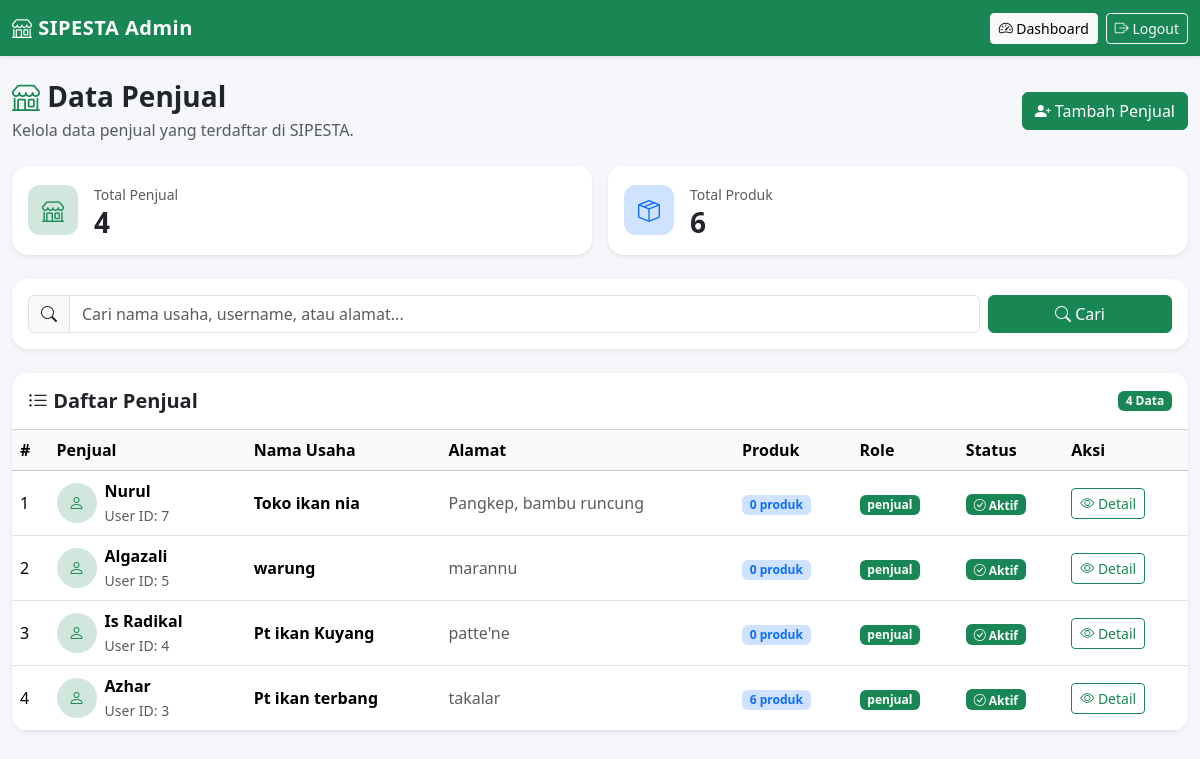
The page /admin/penjual.php (signed in) on the database its author committed.
### tables this page shows
CREATE TABLE `penjual` (
  `id` int(11) NOT NULL,
  `user_id` int(11) NOT NULL,
  `nama` varchar(100) NOT NULL,
  `no_hp` varchar(20) DEFAULT NULL,
  `alamat` text DEFAULT NULL,
  `nama_usaha` varchar(150) DEFAULT NULL,
  `jenis_usaha` varchar(100) DEFAULT NULL,
  `created_at` timestamp NOT NULL DEFAULT current_timestamp(),
  `latitude` decimal(10,8) DEFAULT NULL,
  `longitude` decimal(11,8) DEFAULT NULL
);

CREATE TABLE `users` (
  `id` int(11) NOT NULL,
  `nama` varchar(100) NOT NULL,
  `username` varchar(50) NOT NULL,
  `PASSWORD` varchar(255) NOT NULL,
  `no_hp` varchar(20) DEFAULT NULL,
  `role` enum('admin','penjual','pembeli') NOT NULL,
  `STATUS` enum('aktif','nonaktif') DEFAULT 'aktif',
  `created_at` timestamp NOT NULL DEFAULT current_timestamp()
);

### config/helper.php (called while the page is built, shortened)
<?php
function e($text)
{
    return htmlspecialchars($text ?? '', ENT_QUOTES, 'UTF-8');
}

### admin/penjual.php (the view, shortened to what this page needs)
<?php
require_once "../config/database.php";
require_once "../config/helper.php";
$keyword = trim($_GET['keyword'] ?? '');
$sql = "
    SELECT
        p.id,
        p.user_id,
        p.nama_usaha,
        p.alamat,
        u.username,
        u.role,
        u.status,
        COUNT(pr.id) AS jumlah_produk
    FROM penjual p
    INNER JOIN users u
        ON p.user_id = u.id
    LEFT JOIN produk pr
        ON pr.penjual_id = p.id
";
$sql .= "
    GROUP BY
        p.id,
        p.user_id,
        p.nama_usaha,
        p.alamat,
        u.username,
        u.role,
        u.status
    ORDER BY p.id DESC
";
$stmt = $conn->prepare($sql);
if (!$stmt->execute()) {
    die(
        "Query penjual gagal dijalankan: " .
        htmlspecialchars($stmt->error)
    );
}
$penjualList = $stmt->get_result();
$result = $conn->query("
    SELECT COUNT(*) AS total
    FROM penjual
");
$totalPenjual = 0;
if ($result) {
    $totalPenjual = (int)(
        $result->fetch_assoc()['total'] ?? 0
    );
}
$result = $conn->query("
    SELECT COUNT(*) AS total
    FROM produk
");
$totalProduk = 0;
if ($result) {
    $totalProduk = (int)(
        $result->fetch_assoc()['total'] ?? 0
    );
}
function badgeStatusAkunPenjual($status)
{
    $status = strtolower(trim((string)$status));
    if ($status === 'aktif') {
        return '
            <span class="badge bg-success">
                <i class="bi bi-check-circle"></i>
                Aktif
            </span>
        ';
    }
    return '
        <span class="badge bg-secondary">
            <i class="bi bi-question-circle"></i>
            Tidak diketahui
        </span>
    ';
}
?>
<!DOCTYPE html>
<html lang="id">
<head>
    <link
        href="https://cdn.jsdelivr.net/npm/bootstrap@5.3.2/dist/css/bootstrap.min.css"
        rel="stylesheet"
    >
    <link
        href="https://cdn.jsdelivr.net/npm/bootstrap-icons@1.11.3/font/bootstrap-icons.css"
        rel="stylesheet"
    >
</head>
<body>
<nav class="navbar navbar-dark bg-success shadow-sm">
    <div class="container-fluid">
        <a
            class="navbar-brand"
            href="index.php"
        >
            <i class="bi bi-shop"></i>
            SIPESTA Admin
        </a>
        <div class="d-flex align-items-center">
            <a
                href="index.php"
                class="btn btn-light btn-sm me-2"
            >
                <i class="bi bi-speedometer2"></i>
                Dashboard
            </a>
            <a
                href="../logout.php"
                class="btn btn-outline-light btn-sm"
            >
                <i class="bi bi-box-arrow-right"></i>
                Logout
            </a>
        </div>
    </div>
</nav>
<div class="container-fluid py-4">
    <div class="d-flex
                flex-column
                flex-md-row
                justify-content-between
                align-items-md-center
                mb-4">
        <div>
            <h3 class="fw-bold mb-1">
                <i class="bi bi-shop text-success"></i>
                Data Penjual
            </h3>
            <p class="text-muted mb-0">
                Kelola data penjual yang terdaftar
                di SIPESTA.
            </p>
        </div>
        <div class="mt-3 mt-md-0">
            <a
                href="tambah_penjual.php"
                class="btn btn-success"
            >
                <i class="bi bi-person-plus-fill"></i>
                Tambah Penjual
            </a>
        </div>
    </div>
    <div class="row g-3 mb-4">
        <div class="col-md-6">
            <div class="card dashboard-card shadow-sm">
                <div class="card-body">
                    <div class="d-flex align-items-center">
                        <div
                            class="stat-icon
                                    bg-success-subtle
                                    text-success
                                    me-3"
                        >
                            <i class="bi bi-shop"></i>
                        </div>
                        <div>
                            <small class="text-muted">
                                Total Penjual
                            </small>
                            <h3 class="fw-bold mb-0">
                                <?= $totalPenjual ?>
                            </h3>
                        </div>
                    </div>
                </div>
            </div>
        </div>
        <div class="col-md-6">
            <div class="card dashboard-card shadow-sm">
                <div class="card-body">
                    <div class="d-flex align-items-center">
                        <div
                            class="stat-icon
                                    bg-primary-subtle
                                    text-primary
                                    me-3"
                        >
                            <i class="bi bi-box-seam"></i>
                        </div>
                        <div>
                            <small class="text-muted">
                                Total Produk
                            </small>
                            <h3 class="fw-bold mb-0">
                                <?= $totalProduk ?>
                            </h3>
                        </div>
                    </div>
                </div>
            </div>
        </div>
    </div>
    <div class="card table-card shadow-sm mb-4">
        <div class="card-body">
            <form
                method="GET"
                class="row g-2"
            >
                <div class="col-md-10">
                    <div class="input-group">
                        <span class="input-group-text">
                            <i class="bi bi-search"></i>
                        </span>
                        <input
                            type="text"
                            name="keyword"
                            class="form-control"
                            placeholder="Cari nama usaha, username, atau alamat..."
                            value="<?= e($keyword) ?>"
                        >
                    </div>
                </div>
                <div class="col-md-2">
                    <button
                        type="submit"
                        class="btn btn-success w-100"
                    >
                        <i class="bi bi-search"></i>
                        Cari
                    </button>
                </div>
            </form>
        </div>
    </div>
    <div class="card table-card shadow-sm">
        <div class="card-header bg-white py-3">
            <div class="d-flex
                        justify-content-between
                        align-items-center">
                <h5 class="fw-bold mb-0">
                    <i class="bi bi-list-ul"></i>
                    Daftar Penjual
                </h5>
                <span class="badge bg-success">
                    <?= $penjualList->num_rows ?>
                    Data
                </span>
            </div>
        </div>
        <div class="card-body p-0">
            <div class="table-responsive">
                <table class="table table-hover mb-0">
                    <thead class="table-light">
                        <tr>
                            <th>#</th>
                            <th>Penjual</th>
                            <th>Nama Usaha</th>
                            <th>Alamat</th>
                            <th>Produk</th>
                            <th>Role</th>
                            <th>Status</th>
                            <th>Aksi</th>
                        </tr>
                    </thead>
                    <tbody>
                    <?php if ($penjualList->num_rows > 0): ?>
                        <?php
                        $no = 1;
                        ?>
                        <?php while ($row = $penjualList->fetch_assoc()): ?>
                            <tr>
                                <td>
                                    <?= $no++ ?>
                                </td>
                                <td>
                                    <div class="d-flex align-items-center">
                                        <div
                                            class="rounded-circle
                                                    bg-success-subtle
                                                    text-success
                                                    d-flex
                                                    align-items-center
                                                    justify-content-center
                                                    me-2"
                                            style="width:40px;height:40px;"
                                        >
                                            <i class="bi bi-person"></i>
                                        </div>
                                        <div>
                                            <div class="fw-semibold">
                                                <?= e(
                                                    $row['username']
                                                ) ?>
                                            </div>
                                            <small class="text-muted">
                                                User ID:
                                                <?= (int)$row['user_id'] ?>
                                            </small>
                                        </div>
                                    </div>
                                </td>
                                <td>
                                    <span class="fw-semibold">
                                        <?= e(
                                            $row['nama_usaha']
                                        ) ?>
                                    </span>
                                </td>
                                <td>
                                    <span class="text-muted">
                                        <?= e(
                                            $row['alamat'] ?: '-'
                                        ) ?>
                                    </span>
                                </td>
                                <td>
                                    <span
                                        class="badge
                                               bg-primary-subtle
                                               text-primary"
                                    >
                                        <?= (int)$row['jumlah_produk'] ?>
                                        produk
                                    </span>
                                </td>
                                <td>
                                    <span class="badge bg-success">
                                        <?= e(
                                            $row['role']
                                        ) ?>
                                    </span>
                                </td>
                                <td>
                                    <?= badgeStatusAkunPenjual(
                                        $row['status']
                                    ) ?>
                                </td>
                                <td>
                                    <a
                                        href="detail_penjual.php?id=<?= (int)$row['id'] ?>"
                                        class="btn btn-sm btn-outline-success"
                                    >
                                        <i class="bi bi-eye"></i>
                                        Detail
                                    </a>
                                </td>
                            </tr>
                        <?php endwhile; ?>
                    <?php endif; ?>
                    </tbody>
                </table>
            </div>
        </div>
    </div>
</div>
</body>
</html>

### admin/penjual.php (style rules this page uses)
body { background: #f5f7fb; }
.navbar-brand { font-weight: 700; letter-spacing: .5px; }
.dashboard-card { border: 0; border-radius: 16px; }
.table-card { border: 0; border-radius: 16px; overflow: hidden; }
.stat-icon { width: 50px; height: 50px; border-radius: 12px; display: flex; align-items: center; justify-content: center; font-size: 22px; }
.table > :not(caption) > * > * { vertical-align: middle; }

### rows shown on the page
penjual: user.username "Nurul", user "7", nama_usaha "Toko ikan nia", alamat "Pangkep, bambu runcung", jumlah_produk "0", user.role "penjual"
penjual: user.username "Algazali", user "5", nama_usaha "warung", alamat "marannu", jumlah_produk "0", user.role "penjual"
penjual: user.username "Is Radikal", user "4", nama_usaha "Pt ikan Kuyang", alamat "patte'ne", jumlah_produk "0", user.role "penjual"
penjual: user.username "Azhar", user "3", nama_usaha "Pt ikan terbang", alamat "takalar", jumlah_produk "6", user.role "penjual"

### other values the page prints
$totalPenjual "4"
$totalProduk "6"
$penjualList->num_rows "4"
